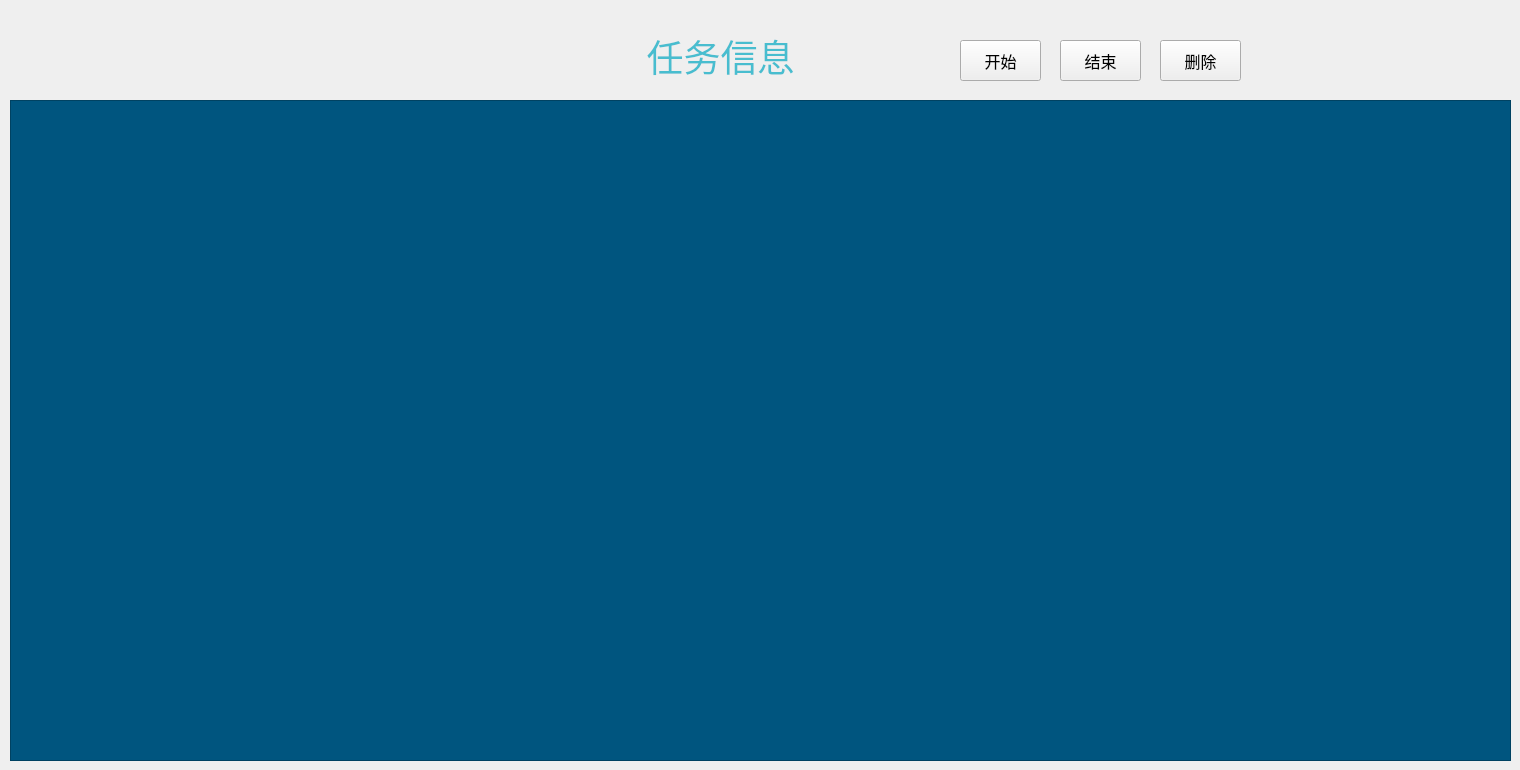
      <widget class="QWidget" name="page_2">
       <widget class="QTableView" name="TaskTable">
        <property name="geometry">
         <rect>
          <x>10</x>
          <y>100</y>
          <width>1501</width>
          <height>661</height>
         </rect>
        </property>
        <property name="font">
         <font>
          <family>宋体 13</family>
          <pointsize>14</pointsize>
          <weight>50</weight>
          <italic>false</italic>
          <bold>false</bold>
         </font>
        </property>
        <property name="styleSheet">
         <string notr="true">alternate-background-color: rgb(3, 16, 71);
font: 14pt &quot;宋体&quot; bold;
color: rgb(255, 255, 255);
background-color: rgb(0, 85, 127);
gridline-color: rgb(255, 255, 255);
border-color: rgb(255, 255, 255);</string>
        </property>
        <property name="textElideMode">
         <enum>Qt::ElideMiddle</enum>
        </property>
        <attribute name="verticalHeaderVisible">
         <bool>false</bool>
        </attribute>
        <attribute name="verticalHeaderDefaultSectionSize">
         <number>60</number>
        </attribute>
       </widget>
       <widget class="QPushButton" name="TaskStart_Button">
        <property name="geometry">
         <rect>
          <x>960</x>
          <y>40</y>
          <width>81</width>
          <height>41</height>
         </rect>
        </property>
        <property name="font">
         <font>
          <family>黑体</family>
          <pointsize>12</pointsize>
         </font>
        </property>
        <property name="text">
         <string>开始</string>
        </property>
       </widget>
       <widget class="QPushButton" name="pushButton_2">
        <property name="geometry">
         <rect>
          <x>1060</x>
          <y>40</y>
          <width>81</width>
          <height>41</height>
         </rect>
        </property>
        <property name="font">
         <font>
          <family>黑体</family>
          <pointsize>12</pointsize>
         </font>
        </property>
        <property name="text">
         <string>结束</string>
        </property>
       </widget>
       <widget class="QPushButton" name="Delete_Button">
        <property name="geometry">
         <rect>
          <x>1160</x>
          <y>40</y>
          <width>81</width>
          <height>41</height>
         </rect>
        </property>
        <property name="font">
         <font>
          <family>黑体</family>
          <pointsize>12</pointsize>
         </font>
        </property>
        <property name="text">
         <string>删除</string>
        </property>
       </widget>
       <widget class="QPushButton" name="Exit_7">
        <property name="geometry">
         <rect>
          <x>600</x>
          <y>20</y>
          <width>241</width>
          <height>71</height>
         </rect>
        </property>
        <property name="font">
         <font>
          <family>宋体</family>
          <pointsize>28</pointsize>
          <weight>50</weight>
          <bold>false</bold>
         </font>
        </property>
        <property name="styleSheet">
         <string notr="true">background-color:transparent;
border-color: rgb(255, 255, 255);
color: rgb(72, 189, 207);</string>
        </property>
        <property name="text">
         <string>任务信息</string>
        </property>
        <property name="flat">
         <bool>true</bool>
        </property>
       </widget>
      </widget>
